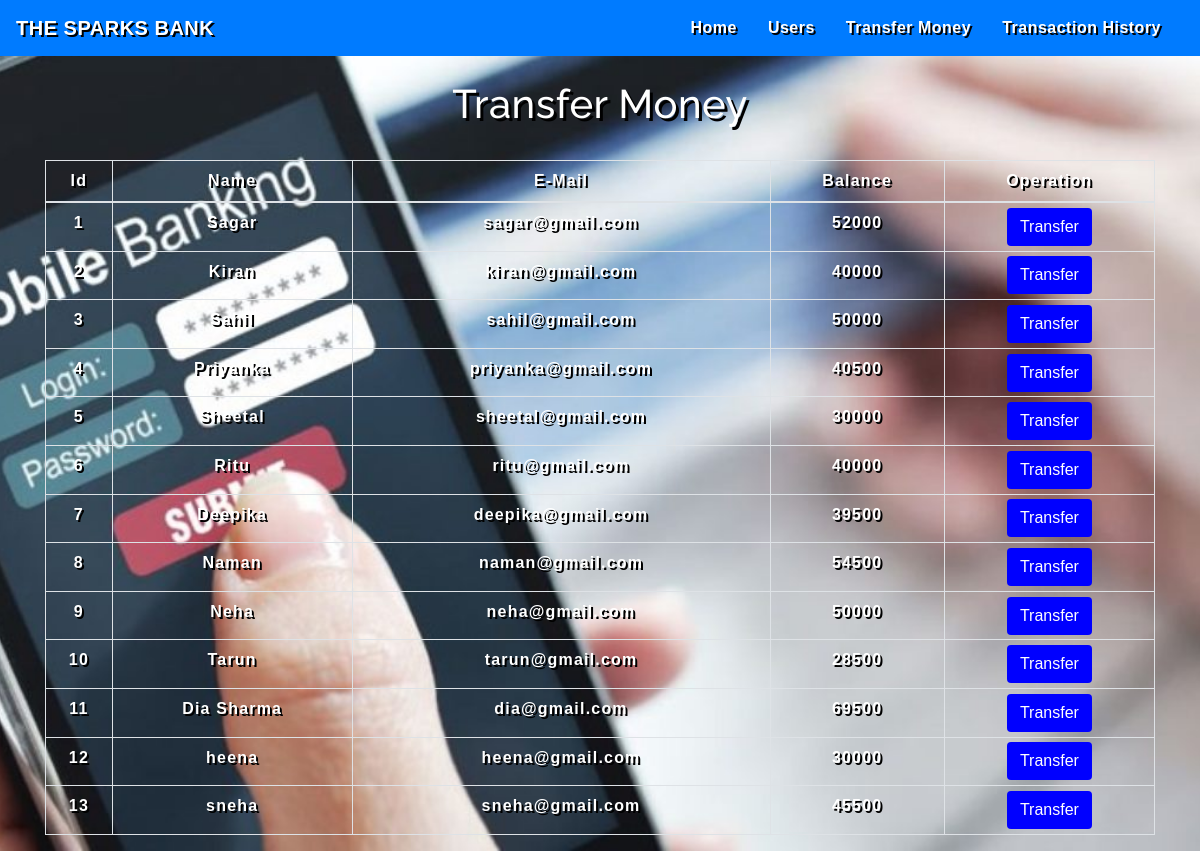
The app's page /transfermoney.php with its own data.
### tables this page shows
CREATE TABLE `users` (
  `id` int(3) NOT NULL,
  `name` text NOT NULL,
  `email` varchar(30) NOT NULL,
  `balance` int(8) NOT NULL
);

### transfermoney.php (the view, shortened to what this page needs)
<!DOCTYPE html>
<html lang="en">
<head>
    <link rel="stylesheet" href="https://maxcdn.bootstrapcdn.com/bootstrap/4.0.0/css/bootstrap.min.css">
    <link rel="stylesheet" type="text/css" href="css/tables.css">
    <link rel="stylesheet" type="text/css" href="css/nav.css">
</head>
<body>
<?php
    include 'config.php';
    $sql = "SELECT * FROM users";
    $result = mysqli_query($conn,$sql);
?>
<?php
  include 'navbar.php';
?>
<div class="container">
        <h2 class="text-center pt-4 ">Transfer Money</h2>
        <br>
            <div class="row">
                <div class="col">
                    <div class="table-responsive-sm">
                    <table class="table table-hover table-sm  table-condensed table-bordered">
                        <thead>
                            <tr>
                            <th scope="col" class="text-center py-2">Id</th>
                            <th scope="col" class="text-center py-2">Name</th>
                            <th scope="col" class="text-center py-2">E-Mail</th>
                            <th scope="col" class="text-center py-2">Balance</th>
                            <th scope="col" class="text-center py-2">Operation</th>
                            </tr>
                        </thead>
                        <tbody>
                <?php
                    while($rows=mysqli_fetch_assoc($result)){
                ?>
                    <tr>
                        <td class="py-2"><?php echo $rows['id'] ?></td>
                        <td class="py-2"><?php echo $rows['name']?></td>
                        <td class="py-2"><?php echo $rows['email']?></td>
                        <td class="py-2"><?php echo $rows['balance']?></td>
                        <td><a href="selecteduserdetail.php?id= <?php echo $rows['id'] ;?>"> <button type="button" class="btn">Transfer</button></a></td>
                    </tr>
                <?php
                    }
                ?>
                        </tbody>
                    </table>
                    </div>
                </div>
            </div>
         </div>
</body>
</html>

### css/tables.css (style rules this page uses)
* { padding: 0; margin: 0; box-sizing: border-box; font-family: sans-serif; }
body { background-image: url("../img/trans.jpg"); color: white; text-shadow: 2px 2px #000000; font-weight: bolder; background-repeat: no-repeat; background-attachment: fixed; background-position: center; background-size: cover; }
h2 { font-size: 40px; text-shadow: 3px 3px #000000; }
table { letter-spacing: 1.2px; }
td { text-align: center; }
button { border:none; background: blue; transition: 1s; color: white; }

### css/nav.css (style rules this page uses)
h2 { color: #ffffff; letter-spacing: 0.5px; font-family: raleway; }

### records on screen
users: id "1", name "Sagar", email "sagar@gmail.com", balance "52000"
users: id "2", name "Kiran", email "kiran@gmail.com", balance "40000"
users: id "3", name "Sahil", email "sahil@gmail.com", balance "50000"
users: id "4", name "Priyanka", email "priyanka@gmail.com", balance "40500"
users: id "5", name "Sheetal", email "sheetal@gmail.com", balance "30000"
users: id "6", name "Ritu", email "ritu@gmail.com", balance "40000"
users: id "7", name "Deepika", email "deepika@gmail.com", balance "39500"
users: id "8", name "Naman", email "naman@gmail.com", balance "54500"
users: id "9", name "Neha", email "neha@gmail.com", balance "50000"
users: id "10", name "Tarun", email "tarun@gmail.com", balance "28500"
users: id "11", name "Dia Sharma", email "dia@gmail.com", balance "69500"
users: id "12", name "heena", email "heena@gmail.com", balance "30000"
users: id "13", name "sneha", email "sneha@gmail.com", balance "45500"
